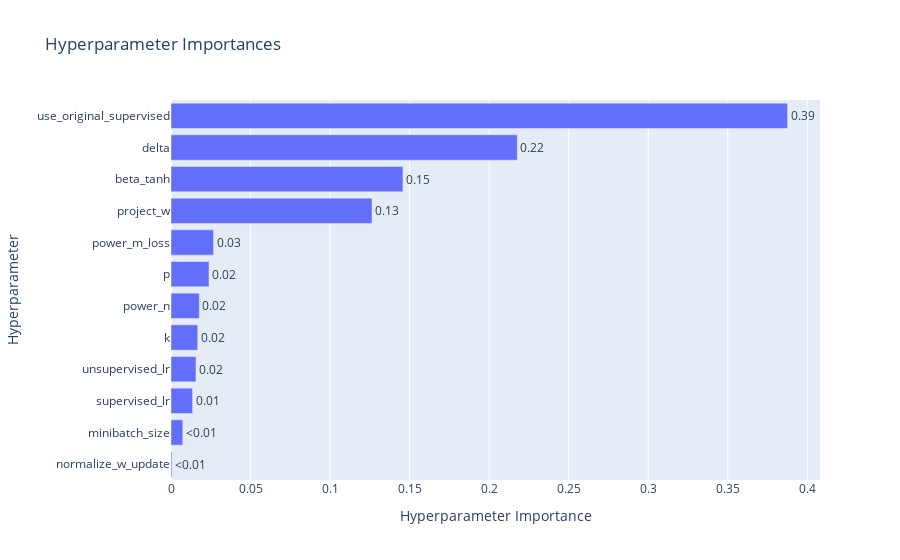

Notebook code for this chart:
### Code cell
optuna.visualization.plot_param_importances(initial_study).show()

### Figure 1 — Plotly figure (JSON) as saved in the notebook; plotly's stock layout.template omitted (floating-point values rounded to 4 significant figures)
{"data": [{"cliponaxis": false, "hovertemplate": ["normalize_w_update (CategoricalDistribution): 0.0006132966147655287<extra></extra>", "minibatch_size (IntDistribution): 0.007419873265859592<extra></extra>", "supervised_lr (FloatDistribution): 0.013579430026184456<extra></extra>", "unsupervised_lr (FloatDistribution): 0.0156966627996931<extra></extra>", "k (IntDistribution): 0.016809595804271035<extra></extra>", "power_n (IntDistribution): 0.017815283011762224<extra></extra>", "p (IntDistribution): 0.023879351802575388<extra></extra>", "power_m_loss (IntDistribution): 0.026755131697987117<extra></extra>", "project_w (CategoricalDistribution): 0.12636798204436306<extra></extra>", "beta_tanh (FloatDistribution): 0.1458023101276491<extra></extra>", "delta (FloatDistribution): 0.21768458997348286<extra></extra>", "use_original_supervised (CategoricalDistribution): 0.3875764928314064<extra></extra>"], "name": "Objective Value", "orientation": "h", "text": ["<0.01", "<0.01", "0.01", "0.02", "0.02", "0.02", "0.02", "0.03", "0.13", "0.15", "0.22", "0.39"], "textposition": "outside", "type": "bar", "x": [0.0006133, 0.00742, 0.01358, 0.0157, 0.01681, 0.01782, 0.02388, 0.02676, 0.1264, 0.1458, 0.2177, 0.3876], "y": ["normalize_w_update", "minibatch_size", "supervised_lr", "unsupervised_lr", "k", "power_n", "p", "power_m_loss", "project_w", "beta_tanh", "delta", "use_original_supervised"]}], "layout": {"title": {"text": "Hyperparameter Importances"}, "xaxis": {"title": {"text": "Hyperparameter Importance"}}, "yaxis": {"title": {"text": "Hyperparameter"}}}}
